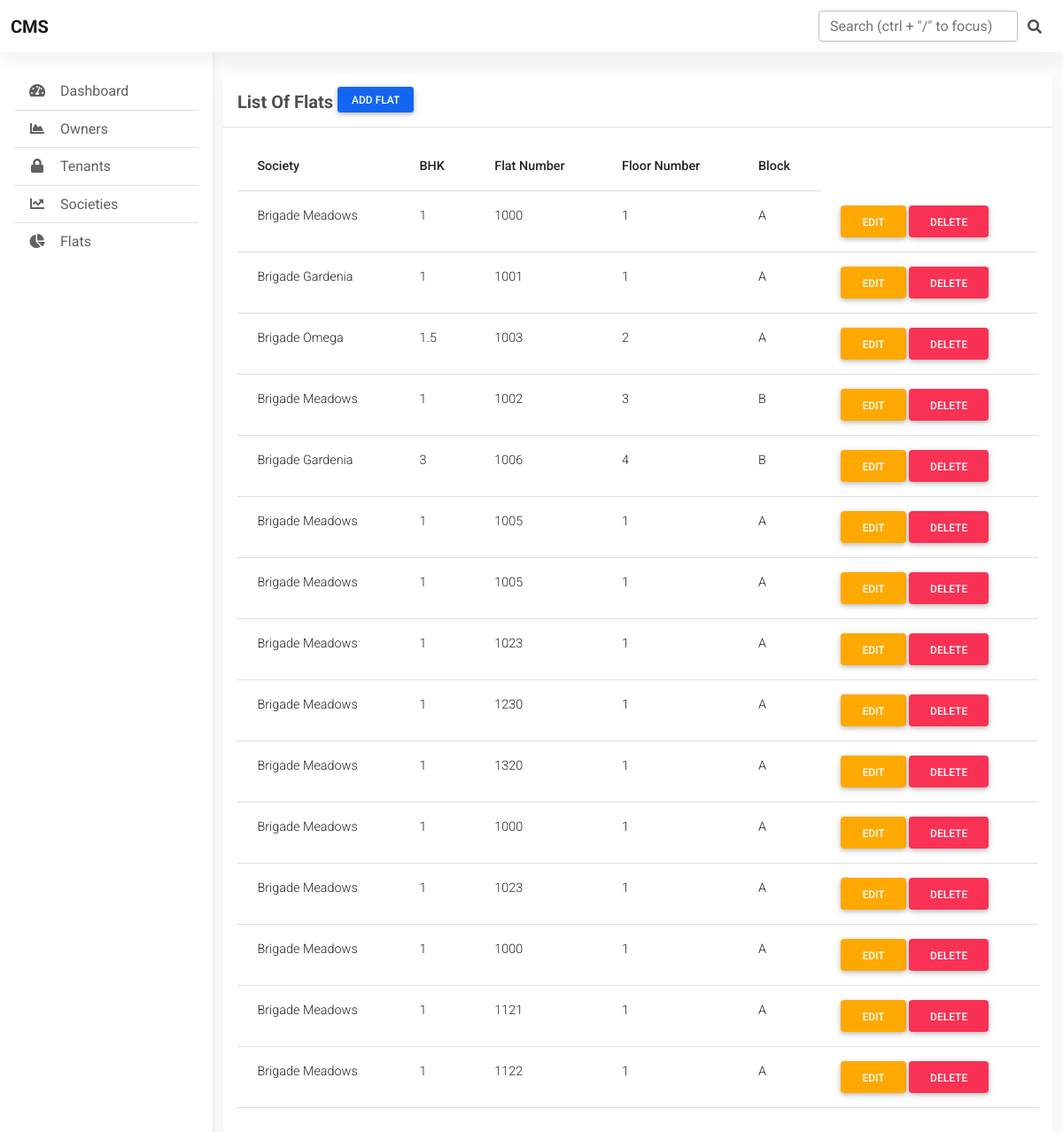
The page /dashboard/flat/ on the database as committed earlier.
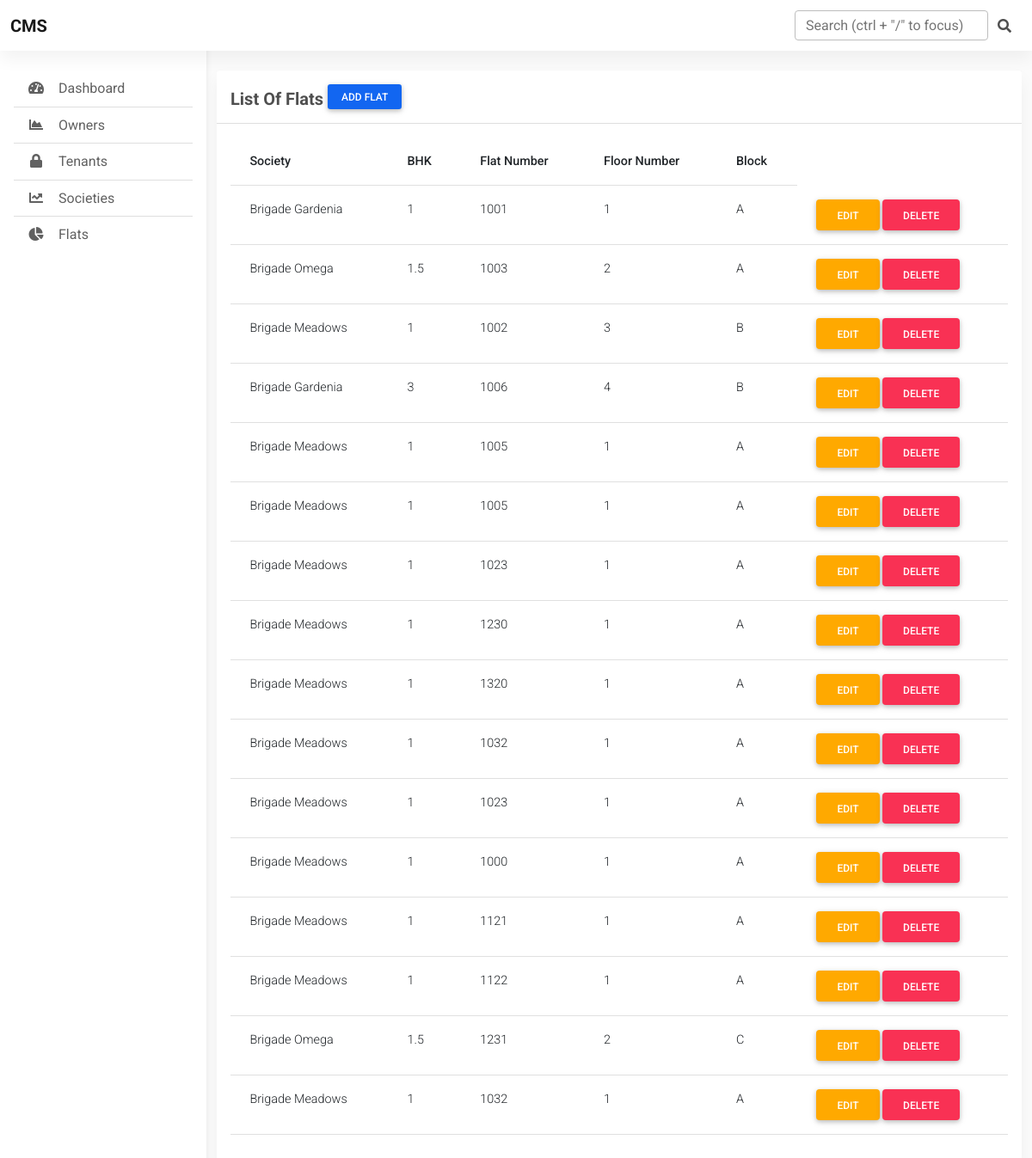
The same page on the database as committed later.
### society/models.py (models this page shows, shortened)
class Flat(models.Model):
    society = models.ForeignKey(Society, on_delete=models.CASCADE)
    bhk = models.CharField(max_length=5, choices=BHK_CHOICES)
    number = models.PositiveIntegerField()
    floor_no = models.PositiveIntegerField()
    block = models.CharField(max_length=1)
    created_at = models.DateTimeField(auto_now_add=True)
    updated_at = models.DateTimeField(auto_now=True)

class Society(models.Model):
    name = models.CharField(max_length=20)
    location = models.CharField(max_length=20)
    image = models.ImageField(upload_to=society_image_upload_path, null=True, blank=True)
    owner_company = models.CharField(max_length=20, null=True , blank=True)
    secretary = models.ForeignKey('accounts.CustomUser', on_delete=models.SET_NULL, null=True, blank=True)
    created_at = models.DateTimeField(auto_now_add=True)
    updated_at = models.DateTimeField(auto_now=True)
    class Meta:
        verbose_name_plural = 'Societies'
    def __str__(self):
        return self.name

### dashboard/views.py (the view)
# urls.py: path('flat/', views.ListFlatView, name='flats'),
def ListFlatView(request):
    flats = Flat.objects.all()
    context = {
        'flats': flats,
    }
    return render(request, 'dashboard/flats.html', context)

### dashboard/templates/dashboard/flats.html (shortened to what this page needs)
{% extends 'dashboard/base.html' %}
{% load static %}
{% block content %}
    <section class="mb-4">
        <div class="card">
          <div class="card-header text-left py-3">
            <h5 class="mb-0 text-left">
              <strong>List Of Flats</strong>
              <a href="{% url 'add-flat' %}" class="btn btn-primary btn-sm " role="button" aria-disabled="true">Add Flat </a>
            </h5>
          </div>
          <div class="card-body">
            <div class="table-responsive">
              <table class="table table-hover text-nowrap">
                <thead>
                  <tr>
                    <th scope="col">Society</th>
                    <th scope="col">BHK</th>
                    <th scope="col">Flat Number</th>
                    <th scope="col">Floor Number</th>
                    <th scope="col">Block</th>
                  </tr>
                </thead>
                <tbody>
                    {% for flat in flats %}
                  <tr>
                    <td>{{flat.society}}</td>
                    <td>{{flat.bhk}}</td>
                    <td>{{flat.number}}</td>
                    <td>{{flat.floor_no}}</td>
                    <td>{{flat.block}}</td>
                    <td>
                      <a href="{% url 'edit-flat' flat.id %}" type="button" class="btn btn-warning">Edit</a>
                      <a href="{% url 'delete-flat' flat.id %}" type="button" class="btn btn-danger">Delete</a>
                    </td>
                  </tr>
                  {% endfor %}
                </tbody>
              </table>
            </div>
          </div>
        </div>
      </section>
{% endblock %}

### dashboard/templates/dashboard/base.html (shortened to what this page needs)
{% load static %}
<!DOCTYPE html>
<html lang="en">
<head>
  <link rel="stylesheet" href="https://use.fontawesome.com/releases/v5.11.2/css/all.css" />
  <link rel="stylesheet" href="{% static 'dashboard/css/mdb.min.css' %}" />
  <link rel="stylesheet" href="{% static 'dashboard/css/admin.css' %}" />
</head>
<body>
  <header>
    <nav id="sidebarMenu" class="collapse d-lg-block sidebar collapse bg-white">
      <div class="position-sticky">
        <div class="list-group list-group-flush mx-3 mt-4">
          <a id="dashboard" href="{% url 'dashboard' %}" class="list-group-item list-group-item-action py-2 ripple" aria-current="true">
            <i class="fas fa-tachometer-alt fa-fw me-3"></i><span>Dashboard</span>
          </a>
          <a id="owners" href="{% url 'owners' %}" class="list-group-item list-group-item-action py-2 ripple">
            <i class="fas fa-chart-area fa-fw me-3"></i><span>Owners </span>
          </a>
          <a id="tenants" href="{% url 'tenants' %}" class="list-group-item list-group-item-action py-2 ripple"><i
              class="fas fa-lock fa-fw me-3"></i><span>Tenants</span></a>
          <a id="societies" href="{% url 'societies' %}" class="list-group-item list-group-item-action py-2 ripple"><i
              class="fas fa-chart-line fa-fw me-3"></i><span>Societies</span></a>
          <a id="flats" href="{% url 'flats' %}" class="list-group-item list-group-item-action py-2 ripple">
            <i class="fas fa-chart-pie fa-fw me-3"></i><span>Flats</span>
          </a>
        </div>
      </div>
    </nav>
    <nav id="main-navbar" class="navbar navbar-expand-lg navbar-light bg-white fixed-top">
      <div class="container-fluid">
        <a class="navbar-brand" href="#">
          <strong>CMS</strong>
        </a>
        <form class="d-none d-md-flex input-group w-auto my-auto">
          <input autocomplete="off" type="search" class="form-control rounded"
            placeholder='Search (ctrl + "/" to focus)' style="min-width: 225px" />
          <span class="input-group-text border-0"><i class="fas fa-search"></i></span>
        </form>
      </div>
    </nav>
  </header>
  <main style="margin-top: 58px">
    <div class="container pt-4 ml-2 mr-2">
  {% block content %}
  {% endblock %}
  </div>
</main>
</body>
</html>

### dashboard/static/dashboard/css/admin.css (style rules this page uses)
body { background-color: #fbfbfb; }
@media (min-width: 991.98px) { main { padding-left: 240px; } }
.sidebar { position: fixed; top: 0; bottom: 0; left: 0; padding: 58px 0 0; box-shadow: 0 2px 5px 0 rgb(0 0 0 / 5%), 0 2px 10px 0 rgb(0 0 0 / 5%); width: 240px; z-index: 600; }

Rows that differ between the two databases and show on the page:
removed Flat: society "Brigade Meadows", bhk "1", number "1000", floor_no "1", block "A"
changed Flat (number 10 of 16 on the later page): number "1000" → "1032"
added Flat: society "Brigade Omega", bhk "1.5", number "1231", floor_no "2", block "C"
added Flat: society "Brigade Meadows", bhk "1", number "1032", floor_no "1", block "A"
